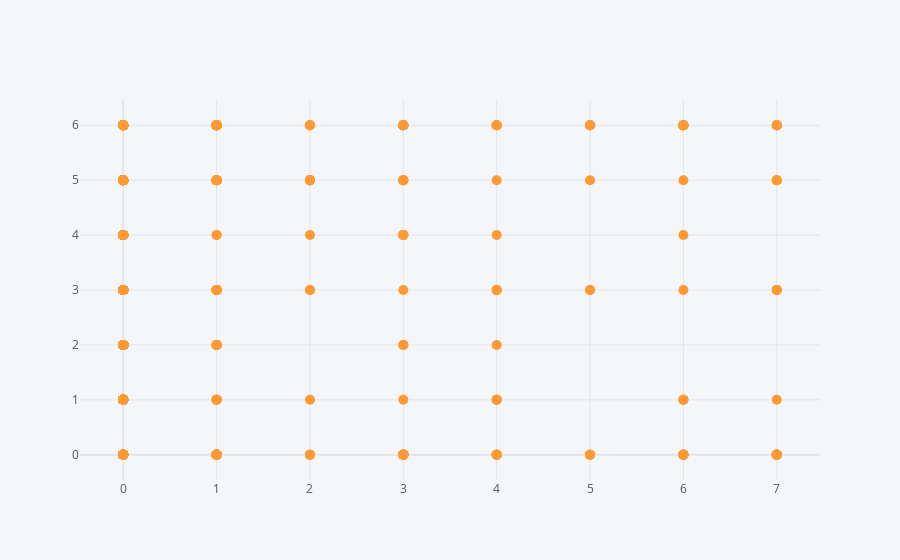

The notebook cell saved with this chart:
### Code cell
df.iplot(kind='scatter',x='LET_IS',y='STENOK_AN',mode='markers',size=10)

### Figure 1 — Plotly figure (JSON) as saved in the notebook; plotly's stock layout.template omitted (floating-point values rounded to 4 significant figures; data arrays with more than 128 entries replaced by an {"elided": "..."} marker saying what was removed)
{"data": [{"line": {"color": "rgba(255, 153, 51, 1.0)", "dash": "solid", "shape": "linear", "width": 1.3}, "marker": {"size": 10, "symbol": "circle"}, "mode": "markers", "name": "STENOK_AN", "text": "", "type": "scatter", "x": {"elided": "1700 int values"}, "y": {"elided": "1700 int values"}}], "layout": {"legend": {"bgcolor": "#F5F6F9", "font": {"color": "#4D5663"}}, "paper_bgcolor": "#F5F6F9", "plot_bgcolor": "#F5F6F9", "title": {"font": {"color": "#4D5663"}}, "xaxis": {"gridcolor": "#E1E5ED", "showgrid": true, "tickfont": {"color": "#4D5663"}, "title": {"font": {"color": "#4D5663"}, "text": ""}, "zerolinecolor": "#E1E5ED"}, "yaxis": {"gridcolor": "#E1E5ED", "showgrid": true, "tickfont": {"color": "#4D5663"}, "title": {"font": {"color": "#4D5663"}, "text": ""}, "zerolinecolor": "#E1E5ED"}}}
